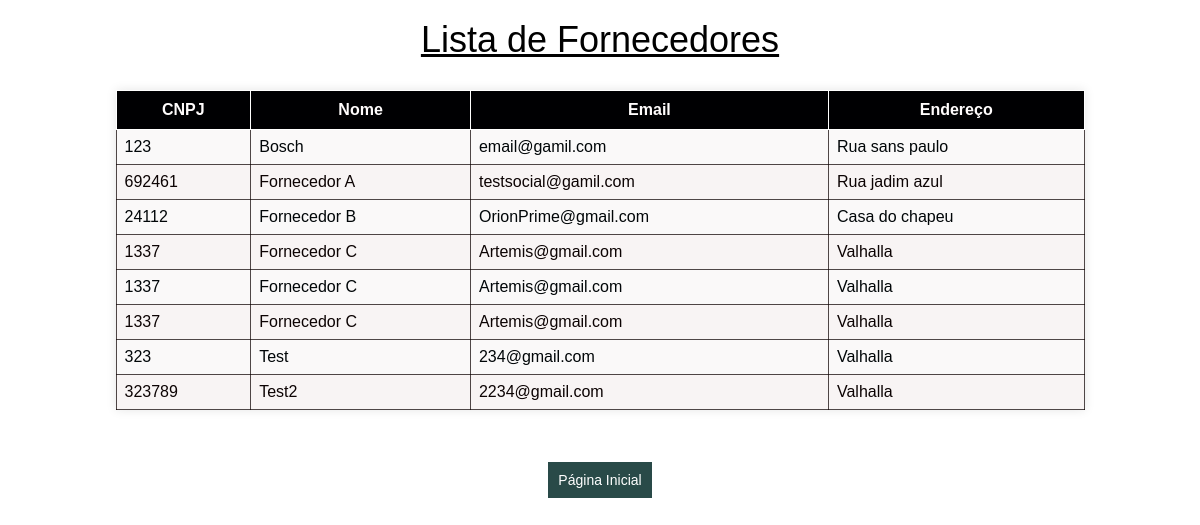
/Pages/fornecedorlst.php, run on the app's committed database.
### tables this page shows
CREATE TABLE `fornecedores` (
  `id` int(11) NOT NULL,
  `nome` varchar(255) DEFAULT NULL,
  `CNPJ` int(14) DEFAULT NULL,
  `endereco` varchar(255) DEFAULT NULL,
  `email` varchar(255) DEFAULT NULL
);

### Pages/fornecedorlst.php (the view, shortened to what this page needs)
<?php
   include('..\Conn\BDConn.php');
try {
    $stmt = $pdo->query("SELECT * FROM fornecedores");
    $fornecedores = $stmt->fetchAll(PDO::FETCH_ASSOC);
} catch (PDOException $e) {
    echo "Erro de conexão com o banco de dados: " . $e->getMessage();
}
?>
<!DOCTYPE html>
<html lang="pt-br">
<head>
    <link rel="stylesheet" href="../CSS/fornecedorlst.css">
</head>
<body>
    <div class="container">
        <h1 style="text-align: center;">Lista de Fornecedores</h1>
        <br>
        <table>
            <thead>
                <tr>
                    <th>CNPJ</th>
                    <th>Nome</th>
                    <th>Email</th>
                    <th>Endereço</th>
                </tr>
            </thead>
            <tbody>
                <?php foreach ($fornecedores as $fornecedor) { ?>
                    <tr>
                        <td><?php echo $fornecedor['CNPJ']; ?></td>
                        <td><?php echo $fornecedor['nome']; ?></td>
                        <td><?php echo $fornecedor['email']; ?></td>
                        <td><?php echo $fornecedor['endereco']; ?></td>
                    </tr>
                <?php } ?>
            </tbody>
        </table>
        <br>
        <br><br>
    </div>
        <div class="form-group" style="text-align: center;">
            <a href="visitante.php" class="return">Página Inicial</a>
        </div>
    <br><br><br>
</body>
</html>

### CSS/fornecedorlst.css (style rules this page uses)
body { font-family: Arial, sans-serif; margin: 0; padding: 0; background-image: url("../imgs/4.jpeg"); background-size: cover; background-repeat: no-repeat; }
h1 { color: black; font-family: Arial, Helvetica, sans-serif; text-decoration: underline; }
table { width: 85%; border-collapse: collapse; margin: 0 auto; background-color: #faf8f8d8; color: #010608; box-shadow: 0 0 10px rgba(0, 0, 0, 0.1); }
td { border: 1px solid #0f0303b9; padding: 8px; text-align: left; }
th { background-color: #000002; color: #fffcfc; padding: 10px; text-align: center; border: 1px #fff solid; }
tr:nth-child(even) { background-color: #f8f4f4; color: #0c0303; }
.return { color: #fff; background-color: #022927d7; text-decoration: none; padding: 10px; }

### data on the page
fornecedores: CNPJ "123", nome "Bosch", email "email@gamil.com", endereco "Rua sans paulo"
fornecedores: CNPJ "692461", nome "Fornecedor A", email "testsocial@gamil.com", endereco "Rua jadim azul"
fornecedores: CNPJ "24112", nome "Fornecedor B", email "OrionPrime@gmail.com", endereco "Casa do chapeu"
fornecedores: CNPJ "1337", nome "Fornecedor C", email "Artemis@gmail.com", endereco "Valhalla"
fornecedores: CNPJ "1337", nome "Fornecedor C", email "Artemis@gmail.com", endereco "Valhalla"
fornecedores: CNPJ "1337", nome "Fornecedor C", email "Artemis@gmail.com", endereco "Valhalla"
fornecedores: CNPJ "323", nome "Test", email "234@gmail.com", endereco "Valhalla"
fornecedores: CNPJ "323789", nome "Test2", email "2234@gmail.com", endereco "Valhalla"
